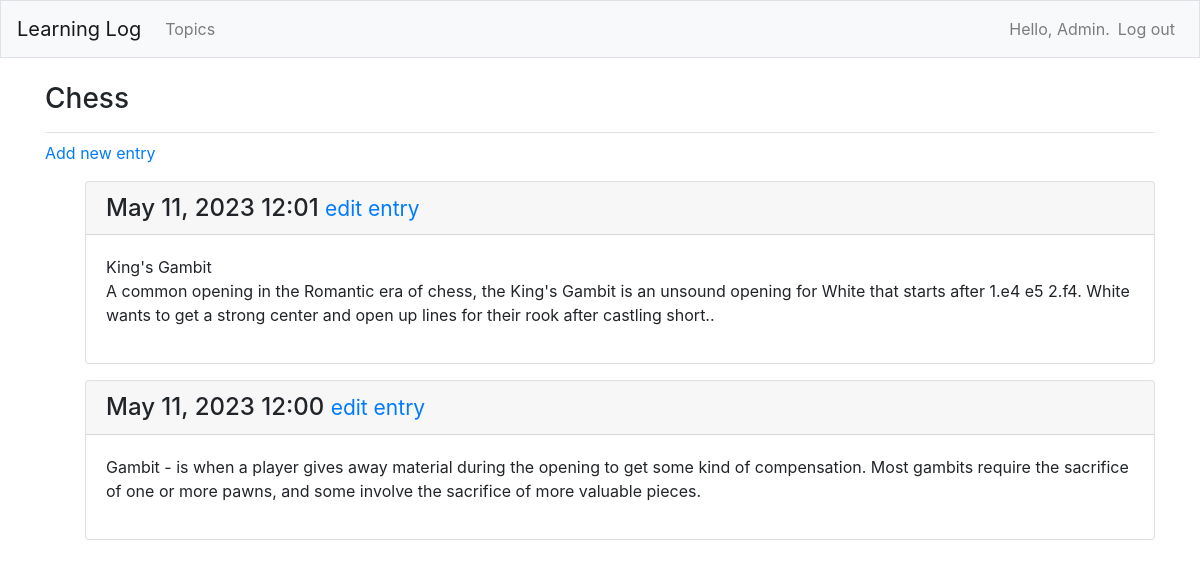
The page /topics/1/ (signed in) on the database its author committed.
### learning_logs/models.py (models this page shows)
class Topic(models.Model):
    text = models.CharField(max_length=200)
    date_added = models.DateTimeField(auto_now_add=True)
    owner = models.ForeignKey(User, on_delete=models.CASCADE)
    def __str__(self):
        return self.text

class Entry(models.Model):
    topic = models.ForeignKey(Topic, on_delete=models.CASCADE)
    text = models.TextField()
    date_added = models.DateTimeField(auto_now_add=True)

### learning_logs/views.py (the view)
# urls.py: path("topics/<int:topic_id>/", views.topic, name="topic"),
@login_required
def topic(request, topic_id):
    topic = Topic.objects.get(id=topic_id)
    if topic.owner != request.user:
        raise Http404
    entries = topic.entry_set.order_by('-date_added')
    context = {'topic': topic, 'entries': entries}
    return render(request, 'learning_logs/topic.html', context)

### learning_logs/templates/learning_logs/topic.html
{% extends 'learning_logs/base.html' %}
{% block page_header %}
  <h3>{{ topic }}</h3>
{% endblock page_header %}
{% block content %}
  <p>
    <a href="{% url 'learning_logs:new_entry' topic.id %}">Add new entry</a>
  </p>
  <ul>
  {% for entry in entries %}
    <div class="card mb-3">
      <h4 class="card-header">
        {{ entry.date_added|date:'M d, Y H:i' }}
        <small><a href="{% url 'learning_logs:edit_entry' entry.id %}">
            edit entry</a></small>
      </h4>
      <div class="card-body">
        {{ entry.text|linebreaks }}
      </div>
    </div>
  {% empty %}
    <p>There are no entries for this topic yet.</p>
  {% endfor %}
{% endblock content %}

### learning_logs/templates/learning_logs/base.html (shortened to what this page needs)
{% load bootstrap4 %}
<!doctype html>
<html lang="en">
<head>
  {% bootstrap_css %}
</head>
<body>
  <nav class="navbar navbar-expand-md navbar-light bg-light mb-4 border">
    <a class="navbar-brand" href="{% url 'learning_logs:index' %}">
        Learning Log</a>
    <div class="collapse navbar-collapse" id="navbarCollapse">
      <ul class="navbar-nav mr-auto">
        <li class="nav-item">
          <a class="nav-link" href="{% url 'learning_logs:topics' %}">
              Topics</a></li>
      </ul>
      <ul class="navbar-nav ml-auto">
        {% if user.is_authenticated %}
          <li class="nav-item">
            <span class="navbar-text">Hello, {{ user.username }}.</span>
          </li>
          <li class="nav-item">
            <a class="nav-link" href="{% url 'users:logout' %}">Log out</a>
          </li>
        {% else %}
          <li class="nav-item">
            <a class="nav-link" href="{% url 'users:register' %}">Register</a>
          </li>
          <li class="nav-item">
            <a class="nav-link" href="{% url 'users:login' %}">Log in</a></li>
        {% endif %}
      </ul>
    </div>
  </nav>
  <main role="main" class="container">
    <div class="pb-2 mb-2 border-bottom">
      {% block page_header %}{% endblock page_header %}
    </div>
    <div>
      {% block content %}{% endblock content %}
    </div>
  </main>
</body>
</html>

### rows shown on the page
Topic: text "Chess"
Entry: date_added "May 11, 2023 12:01", text "King's Gambit A common opening in the Romantic era of chess, the King's Gambit is an unsound opening for White that starts after 1.e4 e5 2.f4. White wants to get a strong center and open up lines for their rook after castling short.."
Entry: date_added "May 11, 2023 12:00", text "Gambit - is when a player gives away material during the opening to get some kind of compensation. Most gambits require the sacrifice of one or more pawns, and some involve the sacrifice of more valuable pieces."

### other values the page prints
{{ user.username }} "Admin"
